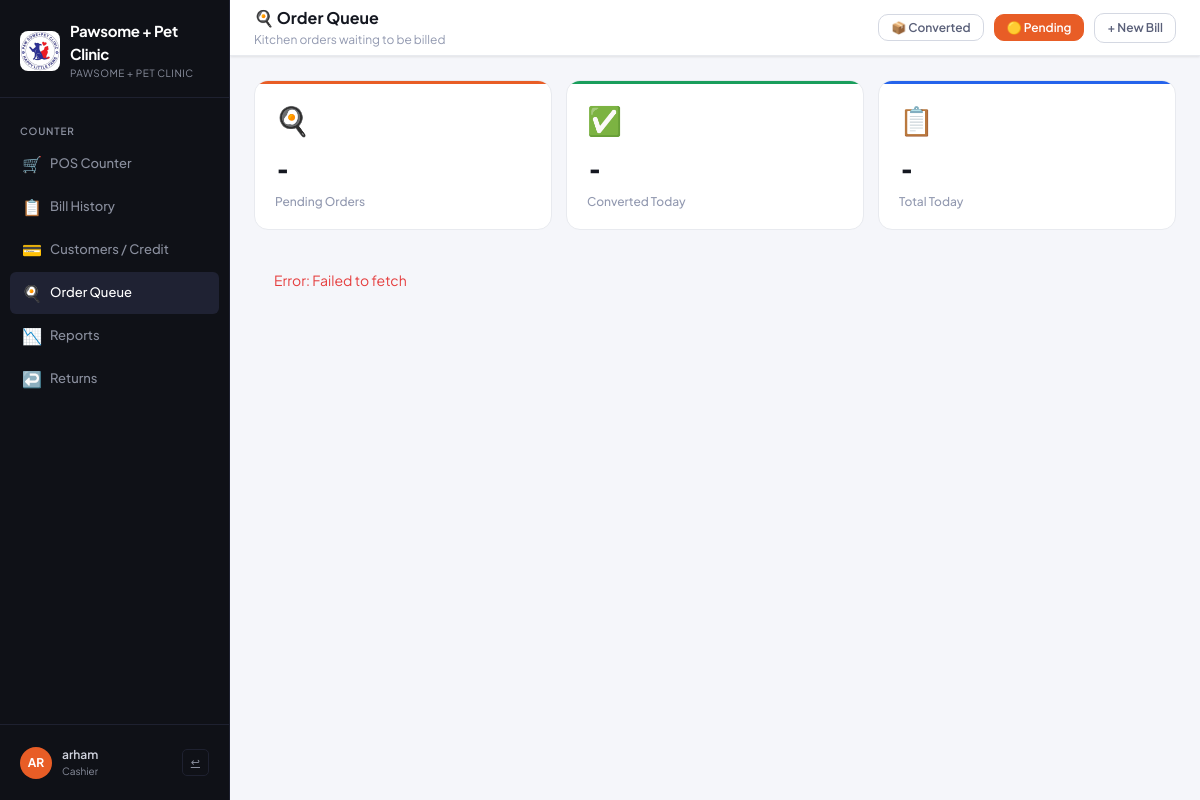
Page /queue.php (signed in) on the committed database.
### tables this page shows
CREATE TABLE stores (
            id INTEGER PRIMARY KEY AUTOINCREMENT,
            name TEXT NOT NULL,
            phone TEXT DEFAULT '',
            address TEXT DEFAULT '',
            receipt_footer TEXT DEFAULT 'Thank you!',
            bill_prefix TEXT DEFAULT 'ST',
            tax_rate REAL DEFAULT 5,
            currency TEXT DEFAULT 'Rs',
            is_active INTEGER DEFAULT 1,
            created_at DATETIME DEFAULT CURRENT_TIMESTAMP
        , logo TEXT DEFAULT '');

### includes/db.php (called while the page is built, shortened)
<?php
function baseUrl($path = '') {
    static $base = null;
    if ($base === null) {
        $docRoot  = str_replace('\\', '/', realpath($_SERVER['DOCUMENT_ROOT'] ?? ROOT_PATH) ?: ROOT_PATH);
        $projRoot = str_replace('\\', '/', ROOT_PATH);
        $base     = rtrim(substr($projRoot, strlen($docRoot)), '/');
    }
    return $base . '/' . ltrim($path, '/');
}
function getDB() {
    try {
        $db = new PDO('sqlite:' . DB_FILE);
        $db->setAttribute(PDO::ATTR_ERRMODE, PDO::ERRMODE_EXCEPTION);
        $db->setAttribute(PDO::ATTR_DEFAULT_FETCH_MODE, PDO::FETCH_ASSOC);
        $db->setAttribute(PDO::ATTR_TIMEOUT, 30);
        $db->exec('PRAGMA journal_mode=WAL');
        $db->exec('PRAGMA busy_timeout=5000');
        return $db;
    } catch (Exception $e) {
        error_log('Database error: ' . $e->getMessage());
        die('<h2>Database Error</h2><p>' . htmlspecialchars($e->getMessage()) . '</p>'
            . '<p>Try visiting <a href="' . htmlspecialchars(baseUrl('check.php')) . '">check.php</a> for diagnostics, '
            . 'or delete <code>data/restaurant.db</code> to reset (this removes all data).</p>');
    }
}
function getStore($storeId) {
    $db = getDB();
    $st = $db->prepare("SELECT * FROM stores WHERE id = ?");
    $st->execute([(int)$storeId]);
    return $st->fetch() ?: null;
}
function getStoreSettings($storeId) {
    $store = getStore($storeId);
    $out = [
        'restaurant_name'    => $store['name'],
        'restaurant_address' => $store['address'],
        'restaurant_phone'   => $store['phone'],
        'receipt_footer'     => $store['receipt_footer'],
        'bill_prefix'        => $store['bill_prefix'],
        'tax_rate'           => (string)$store['tax_rate'],
        'currency'           => $store['currency'],
        'store_id'           => (string)$store['id'],
        'store_name'         => $store['name'],
    ];
    $db = getDB();
    $st = $db->prepare("SELECT key, value FROM store_settings WHERE store_id = ?");
    $st->execute([(int)$storeId]);
    foreach ($st->fetchAll() as $r) {
        $out[$r['key']] = $r['value'];
    }
    return $out;
}
?>

### includes/auth.php (called while the page is built, shortened)
<?php
require_once __DIR__ . '/db.php';
function currentUser() {
    return [
        'id'       => $_SESSION['user_id']  ?? null,
        'username' => $_SESSION['username'] ?? '',
        'name'     => $_SESSION['name']     ?? '',
        'role'     => $_SESSION['role']     ?? '',
        'store_id' => $_SESSION['store_id'] ?? null,
    ];
}

### queue.php (the view, shortened to what this page needs)
<?php
require_once __DIR__ . '/includes/auth.php';
require_once __DIR__ . '/includes/header.php';
?>
    <div class="topbar">
      <div>
        <div class="page-title">🍳 Order Queue</div>
        <div class="page-subtitle">Kitchen orders waiting to be billed</div>
      </div>
      <div class="topbar-right">
        <button class="btn btn-secondary btn-sm" onclick="loadQueues('converted')">📦 Converted</button>
        <button class="btn btn-primary btn-sm" onclick="loadQueues('pending')" id="btn-show-pending">🟡 Pending</button>
        <a href="<?= baseUrl('index.php') ?>" class="btn btn-secondary btn-sm">+ New Bill</a>
      </div>
    </div>
    <div class="content-area">
      <div style="display:grid;grid-template-columns:repeat(3,1fr);gap:14px;margin-bottom:20px" id="queue-stats">
        <div class="stat-card brand"><div class="stat-icon">🍳</div><div class="stat-value" id="stat-pending">-</div><div class="stat-label">Pending Orders</div></div>
        <div class="stat-card green"><div class="stat-icon">✅</div><div class="stat-value" id="stat-converted">-</div><div class="stat-label">Converted Today</div></div>
        <div class="stat-card blue"><div class="stat-icon">📋</div><div class="stat-value" id="stat-total">-</div><div class="stat-label">Total Today</div></div>
      </div>
      <div id="queue-list" style="display:grid;grid-template-columns:repeat(auto-fill,minmax(320px,1fr));gap:16px">
      </div>
    </div>
<?php
require_once __DIR__ . '/includes/footer.php';
?>

### includes/header.php (shortened to what this page needs)
<?php
require_once __DIR__ . '/auth.php';
$user = currentUser();
$storeId = currentStoreId();
if ($storeId) {
    $settings = getStoreSettings($storeId);
    $currentStore = getStore($storeId);
} else {
    $settings = getSettings();
    $currentStore = null;
}
$currentPage = basename($_SERVER['PHP_SELF'], '.php');
$B = function($p='') { return baseUrl($p); };
?>
<!DOCTYPE html>
<html lang="en">
<head>
<link rel="stylesheet" href="<?= baseUrl('assets/css/style.css') ?>">
</head>
<body data-tax="<?= (float)($settings['tax_rate'] ?? 5) ?>">
<div class="app-shell">
  <aside class="sidebar">
    <div class="sidebar-logo">
      <div class="logo-mark">
        <?php if ($currentStore && !empty($currentStore['logo'])): ?>
        <img src="<?= baseUrl($currentStore['logo']) ?>" alt="" style="width:40px;height:40px;border-radius:8px;object-fit:contain">
        <?php else: ?>
        <img src="<?= baseUrl('assets/default-logo.png') ?>" alt="" style="width:40px;height:40px;border-radius:8px;object-fit:contain">
        <?php endif; ?>
        <div>
          <div class="logo-text"><?= htmlspecialchars($settings['restaurant_name'] ?? 'POS') ?></div>
          <div class="logo-sub"><?= $storeId ? htmlspecialchars($currentStore['name'] ?? 'Store #' . $storeId) : 'Super Admin' ?></div>
        </div>
      </div>
    </div>
    <nav class="sidebar-nav">
      <?php if ($storeId): ?>
      <div class="nav-section-label">Counter</div>
      <a href="<?= $B('index.php') ?>" class="nav-item <?= $currentPage==='index'?'active':'' ?>">
        <span class="nav-icon">🛒</span> POS Counter
      </a>
      <a href="<?= $B('bills.php') ?>" class="nav-item <?= $currentPage==='bills'?'active':'' ?>">
        <span class="nav-icon">📋</span> Bill History
      </a>
      <a href="<?= $B('customers.php') ?>" class="nav-item <?= $currentPage==='customers'?'active':'' ?>">
        <span class="nav-icon">💳</span> Customers / Credit
      </a>
      <a href="<?= $B('queue.php') ?>" class="nav-item <?= $currentPage==='queue'?'active':'' ?>" id="nav-queue">
        <span class="nav-icon">🍳</span> Order Queue
      </a>
      <a href="<?= $B('admin/reports.php') ?>" class="nav-item <?= $currentPage==='reports'?'active':'' ?>">
        <span class="nav-icon">📉</span> Reports
      </a>
      <a href="<?= $B('admin/returns.php') ?>" class="nav-item <?= $currentPage==='returns'?'active':'' ?>">
        <span class="nav-icon">↩️</span> Returns
      </a>
      <?php endif; ?>
    </nav>
    <div class="sidebar-footer">
      <div class="user-card">
        <div class="user-avatar"><?= strtoupper(substr($user['name'] ?: $user['username'], 0, 2)) ?></div>
        <div>
          <div class="user-name"><?= htmlspecialchars($user['name'] ?: $user['username']) ?></div>
          <div class="user-role"><?= htmlspecialchars(str_replace('_', ' ', $user['role'])) ?></div>
        </div>
        <a href="<?= $B('logout.php') ?>" class="logout-btn" title="Logout">↩</a>
      </div>
    </div>
  </aside>
  <div class="main">

### rows in the picture
stores: logo (picture), name "Pawsome + Pet Clinic", name "PAWSOME + PET CLINIC"

### other values in the picture
substr($user['name'] ?: $user['username'], 0, 2) "AR"
$user['name'] ?: $user['username'] "arham"
str_replace('_', ' ', $user['role']) "Cashier"
